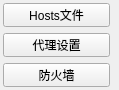
             <widget class="QWidget" name="scrollAreaWidgetContents_17">
              <property name="geometry">
               <rect>
                <x>0</x>
                <y>0</y>
                <width>119</width>
                <height>90</height>
               </rect>
              </property>
              <layout class="QFormLayout" name="formLayout_17">
               <property name="leftMargin">
                <number>3</number>
               </property>
               <property name="topMargin">
                <number>3</number>
               </property>
               <property name="rightMargin">
                <number>3</number>
               </property>
               <property name="bottomMargin">
                <number>3</number>
               </property>
               <item row="2" column="0">
                <widget class="QPushButton" name="firewallBtn">
                 <property name="minimumSize">
                  <size>
                   <width>107</width>
                   <height>23</height>
                  </size>
                 </property>
                 <property name="text">
                  <string>防火墙</string>
                 </property>
                 <property name="icon">
                  <iconset resource="maintools.qrc">
                   <normaloff>:/maintools/firewall.ico</normaloff>:/maintools/firewall.ico</iconset>
                 </property>
                </widget>
               </item>
               <item row="1" column="0">
                <widget class="QPushButton" name="proxyBtn">
                 <property name="minimumSize">
                  <size>
                   <width>107</width>
                   <height>23</height>
                  </size>
                 </property>
                 <property name="text">
                  <string>代理设置</string>
                 </property>
                 <property name="icon">
                  <iconset resource="maintools.qrc">
                   <normaloff>:/maintools/proxy.ico</normaloff>:/maintools/proxy.ico</iconset>
                 </property>
                </widget>
               </item>
               <item row="0" column="0">
                <widget class="QPushButton" name="hostsBtn">
                 <property name="minimumSize">
                  <size>
                   <width>107</width>
                   <height>23</height>
                  </size>
                 </property>
                 <property name="text">
                  <string>Hosts文件</string>
                 </property>
                 <property name="icon">
                  <iconset resource="maintools.qrc">
                   <normaloff>:/maintools/hosts.ico</normaloff>:/maintools/hosts.ico</iconset>
                 </property>
                </widget>
               </item>
              </layout>
             </widget>
